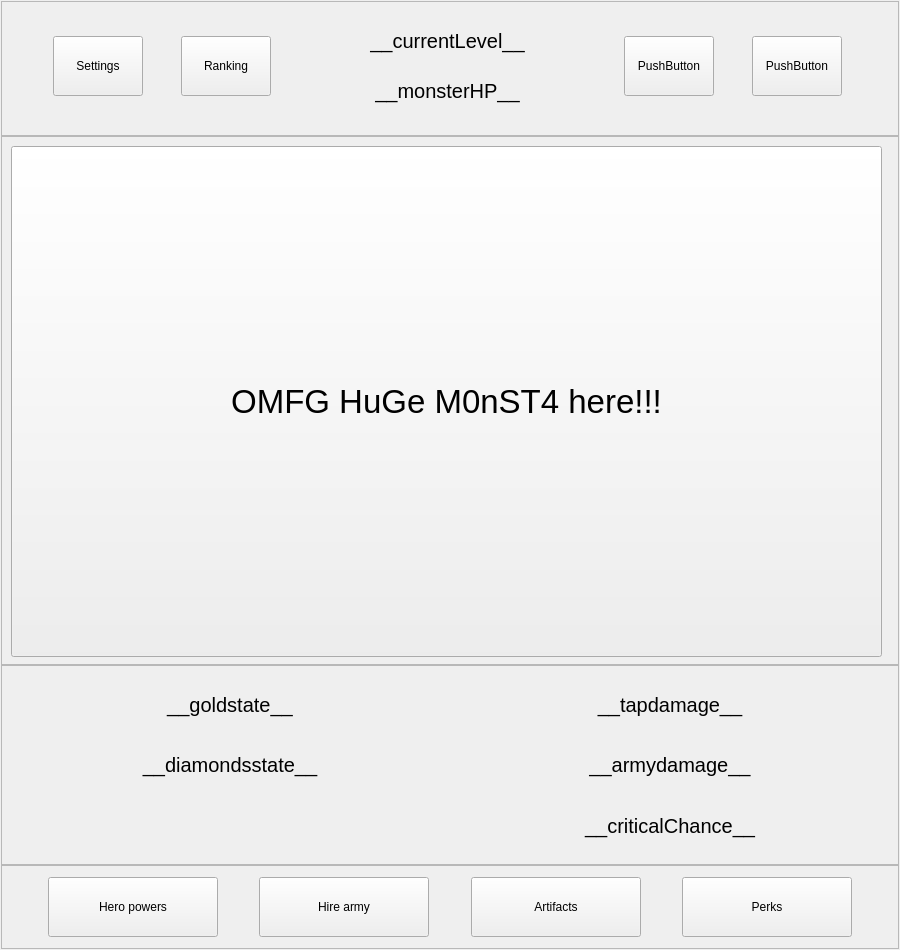
<?xml version="1.0" encoding="UTF-8"?>
<ui version="4.0">
 <class>BattleField</class>
 <widget class="QMainWindow" name="BattleField">
  <property name="enabled">
   <bool>true</bool>
  </property>
  <property name="geometry">
   <rect>
    <x>0</x>
    <y>0</y>
    <width>900</width>
    <height>950</height>
   </rect>
  </property>
  <property name="minimumSize">
   <size>
    <width>0</width>
    <height>0</height>
   </size>
  </property>
  <property name="maximumSize">
   <size>
    <width>1000</width>
    <height>1000</height>
   </size>
  </property>
  <property name="windowTitle">
   <string>Dungeon of dragons</string>
  </property>
  <widget class="QWidget" name="centralWidget">
   <layout class="QVBoxLayout" name="verticalLayout">
    <property name="spacing">
     <number>0</number>
    </property>
    <property name="leftMargin">
     <number>1</number>
    </property>
    <property name="topMargin">
     <number>1</number>
    </property>
    <property name="rightMargin">
     <number>1</number>
    </property>
    <property name="bottomMargin">
     <number>1</number>
    </property>
    <item>
     <widget class="QFrame" name="upperFrame">
      <property name="minimumSize">
       <size>
        <width>898</width>
        <height>135</height>
       </size>
      </property>
      <property name="maximumSize">
       <size>
        <width>898</width>
        <height>135</height>
       </size>
      </property>
      <property name="frameShape">
       <enum>QFrame::StyledPanel</enum>
      </property>
      <property name="frameShadow">
       <enum>QFrame::Raised</enum>
      </property>
      <widget class="QWidget" name="">
       <property name="geometry">
        <rect>
         <x>10</x>
         <y>10</y>
         <width>873</width>
         <height>111</height>
        </rect>
       </property>
       <layout class="QHBoxLayout" name="horizontalLayout_4">
        <item>
         <layout class="QHBoxLayout" name="horizontalLayout_2">
          <item>
           <spacer name="horizontalSpacer_6">
            <property name="orientation">
             <enum>Qt::Horizontal</enum>
            </property>
            <property name="sizeHint" stdset="0">
             <size>
              <width>13</width>
              <height>17</height>
             </size>
            </property>
           </spacer>
          </item>
          <item>
           <widget class="QPushButton" name="settingsButton">
            <property name="minimumSize">
             <size>
              <width>90</width>
              <height>60</height>
             </size>
            </property>
            <property name="maximumSize">
             <size>
              <width>70</width>
              <height>60</height>
             </size>
            </property>
            <property name="text">
             <string>Settings</string>
            </property>
           </widget>
          </item>
          <item>
           <spacer name="horizontalSpacer_7">
            <property name="orientation">
             <enum>Qt::Horizontal</enum>
            </property>
            <property name="sizeHint" stdset="0">
             <size>
              <width>13</width>
              <height>17</height>
             </size>
            </property>
           </spacer>
          </item>
          <item>
           <widget class="QPushButton" name="rankingButton">
            <property name="minimumSize">
             <size>
              <width>90</width>
              <height>60</height>
             </size>
            </property>
            <property name="maximumSize">
             <size>
              <width>70</width>
              <height>60</height>
             </size>
            </property>
            <property name="text">
             <string>Ranking</string>
            </property>
           </widget>
          </item>
          <item>
           <spacer name="horizontalSpacer_8">
            <property name="orientation">
             <enum>Qt::Horizontal</enum>
            </property>
            <property name="sizeHint" stdset="0">
             <size>
              <width>13</width>
              <height>17</height>
             </size>
            </property>
           </spacer>
          </item>
         </layout>
        </item>
        <item>
         <layout class="QVBoxLayout" name="verticalLayout_2">
          <item>
           <spacer name="verticalSpacer_2">
            <property name="orientation">
             <enum>Qt::Vertical</enum>
            </property>
            <property name="sizeHint" stdset="0">
             <size>
              <width>20</width>
              <height>40</height>
             </size>
            </property>
           </spacer>
          </item>
          <item>
           <widget class="QLabel" name="currentlevelLabel">
            <property name="font">
             <font>
              <pointsize>15</pointsize>
             </font>
            </property>
            <property name="text">
             <string>__currentLevel__</string>
            </property>
            <property name="alignment">
             <set>Qt::AlignCenter</set>
            </property>
           </widget>
          </item>
          <item>
           <spacer name="horizontalSpacer_12">
            <property name="orientation">
             <enum>Qt::Horizontal</enum>
            </property>
            <property name="sizeHint" stdset="0">
             <size>
              <width>40</width>
              <height>20</height>
             </size>
            </property>
           </spacer>
          </item>
          <item>
           <widget class="QLabel" name="monsterHPLabel">
            <property name="font">
             <font>
              <pointsize>15</pointsize>
             </font>
            </property>
            <property name="text">
             <string>__monsterHP__</string>
            </property>
            <property name="alignment">
             <set>Qt::AlignCenter</set>
            </property>
           </widget>
          </item>
          <item>
           <spacer name="verticalSpacer_3">
            <property name="orientation">
             <enum>Qt::Vertical</enum>
            </property>
            <property name="sizeHint" stdset="0">
             <size>
              <width>20</width>
              <height>40</height>
             </size>
            </property>
           </spacer>
          </item>
         </layout>
        </item>
        <item>
         <layout class="QHBoxLayout" name="horizontalLayout_3">
          <item>
           <spacer name="horizontalSpacer_11">
            <property name="orientation">
             <enum>Qt::Horizontal</enum>
            </property>
            <property name="sizeHint" stdset="0">
             <size>
              <width>13</width>
              <height>17</height>
             </size>
            </property>
           </spacer>
          </item>
          <item>
           <widget class="QPushButton" name="awardsButton">
            <property name="minimumSize">
             <size>
              <width>90</width>
              <height>60</height>
             </size>
            </property>
            <property name="maximumSize">
             <size>
              <width>70</width>
              <height>60</height>
             </size>
            </property>
            <property name="text">
             <string>PushButton</string>
            </property>
           </widget>
          </item>
          <item>
           <spacer name="horizontalSpacer_10">
            <property name="orientation">
             <enum>Qt::Horizontal</enum>
            </property>
            <property name="sizeHint" stdset="0">
             <size>
              <width>13</width>
              <height>17</height>
             </size>
            </property>
           </spacer>
          </item>
          <item>
           <widget class="QPushButton" name="missionsButton">
            <property name="minimumSize">
             <size>
              <width>90</width>
              <height>60</height>
             </size>
            </property>
            <property name="maximumSize">
             <size>
              <width>70</width>
              <height>60</height>
             </size>
            </property>
            <property name="text">
             <string>PushButton</string>
            </property>
           </widget>
          </item>
          <item>
           <spacer name="horizontalSpacer_9">
            <property name="orientation">
             <enum>Qt::Horizontal</enum>
            </property>
            <property name="sizeHint" stdset="0">
             <size>
              <width>13</width>
              <height>17</height>
             </size>
            </property>
           </spacer>
          </item>
         </layout>
        </item>
       </layout>
      </widget>
      <zorder>monsterFrame</zorder>
      <zorder>settingsButton</zorder>
      <zorder>rankingButton</zorder>
      <zorder>currentlevelLabel</zorder>
      <zorder>monsterHPLabel</zorder>
      <zorder>awardsButton</zorder>
      <zorder>missionsButton</zorder>
      <zorder>horizontalSpacer_6</zorder>
      <zorder>horizontalSpacer_7</zorder>
      <zorder>verticalSpacer</zorder>
      <zorder>verticalSpacer_2</zorder>
      <zorder>verticalSpacer_3</zorder>
      <zorder>horizontalSpacer_8</zorder>
      <zorder>horizontalSpacer_9</zorder>
      <zorder>horizontalSpacer_10</zorder>
      <zorder>horizontalSpacer_11</zorder>
     </widget>
    </item>
    <item>
     <widget class="QFrame" name="monsterFrame">
      <property name="frameShape">
       <enum>QFrame::StyledPanel</enum>
      </property>
      <property name="frameShadow">
       <enum>QFrame::Raised</enum>
      </property>
      <widget class="QPushButton" name="monsterButton">
       <property name="geometry">
        <rect>
         <x>10</x>
         <y>10</y>
         <width>871</width>
         <height>511</height>
        </rect>
       </property>
       <property name="font">
        <font>
         <pointsize>25</pointsize>
        </font>
       </property>
       <property name="layoutDirection">
        <enum>Qt::LeftToRight</enum>
       </property>
       <property name="autoFillBackground">
        <bool>false</bool>
       </property>
       <property name="text">
        <string>OMFG HuGe M0nST4 here!!!</string>
       </property>
      </widget>
      <zorder>statsFrame</zorder>
      <zorder>statsFrame</zorder>
      <zorder>monsterButton</zorder>
      <zorder>upperFrame</zorder>
      <zorder>upperFrame</zorder>
      <zorder>upperFrame</zorder>
      <zorder>upperFrame</zorder>
     </widget>
    </item>
    <item>
     <widget class="QFrame" name="statsFrame">
      <property name="minimumSize">
       <size>
        <width>898</width>
        <height>200</height>
       </size>
      </property>
      <property name="maximumSize">
       <size>
        <width>898</width>
        <height>200</height>
       </size>
      </property>
      <property name="frameShape">
       <enum>QFrame::StyledPanel</enum>
      </property>
      <property name="frameShadow">
       <enum>QFrame::Raised</enum>
      </property>
      <layout class="QGridLayout" name="gridLayout">
       <item row="0" column="0">
        <widget class="QLabel" name="goldstateLabel">
         <property name="font">
          <font>
           <pointsize>15</pointsize>
          </font>
         </property>
         <property name="text">
          <string>__goldstate__</string>
         </property>
         <property name="alignment">
          <set>Qt::AlignCenter</set>
         </property>
        </widget>
       </item>
       <item row="0" column="1">
        <widget class="QLabel" name="tapdamageLabel">
         <property name="font">
          <font>
           <pointsize>15</pointsize>
          </font>
         </property>
         <property name="text">
          <string>__tapdamage__</string>
         </property>
         <property name="alignment">
          <set>Qt::AlignCenter</set>
         </property>
         <property name="wordWrap">
          <bool>true</bool>
         </property>
        </widget>
       </item>
       <item row="1" column="0">
        <widget class="QLabel" name="diamondsstateLabel">
         <property name="font">
          <font>
           <pointsize>15</pointsize>
          </font>
         </property>
         <property name="text">
          <string>__diamondsstate__</string>
         </property>
         <property name="alignment">
          <set>Qt::AlignCenter</set>
         </property>
        </widget>
       </item>
       <item row="1" column="1">
        <widget class="QLabel" name="armydamageLabel">
         <property name="font">
          <font>
           <pointsize>15</pointsize>
          </font>
         </property>
         <property name="text">
          <string>__armydamage__</string>
         </property>
         <property name="alignment">
          <set>Qt::AlignCenter</set>
         </property>
        </widget>
       </item>
       <item row="2" column="1">
        <widget class="QLabel" name="criticalchanceLabel">
         <property name="font">
          <font>
           <pointsize>15</pointsize>
          </font>
         </property>
         <property name="text">
          <string>__criticalChance__</string>
         </property>
         <property name="alignment">
          <set>Qt::AlignCenter</set>
         </property>
        </widget>
       </item>
      </layout>
      <zorder>buyingFrame</zorder>
      <zorder>buyingFrame</zorder>
      <zorder>goldstateLabel</zorder>
      <zorder>diamondsstateLabel</zorder>
      <zorder>tapdamageLabel</zorder>
      <zorder>armydamageLabel</zorder>
      <zorder>criticalchanceLabel</zorder>
     </widget>
    </item>
    <item>
     <widget class="QFrame" name="buyingFrame">
      <property name="sizePolicy">
       <sizepolicy hsizetype="Preferred" vsizetype="Fixed">
        <horstretch>0</horstretch>
        <verstretch>0</verstretch>
       </sizepolicy>
      </property>
      <property name="frameShape">
       <enum>QFrame::StyledPanel</enum>
      </property>
      <property name="frameShadow">
       <enum>QFrame::Raised</enum>
      </property>
      <layout class="QHBoxLayout" name="horizontalLayout">
       <item>
        <spacer name="horizontalSpacer_4">
         <property name="orientation">
          <enum>Qt::Horizontal</enum>
         </property>
         <property name="sizeHint" stdset="0">
          <size>
           <width>27</width>
           <height>20</height>
          </size>
         </property>
        </spacer>
       </item>
       <item>
        <widget class="QPushButton" name="heropowersButton">
         <property name="minimumSize">
          <size>
           <width>170</width>
           <height>60</height>
          </size>
         </property>
         <property name="maximumSize">
          <size>
           <width>170</width>
           <height>60</height>
          </size>
         </property>
         <property name="text">
          <string>Hero powers</string>
         </property>
        </widget>
       </item>
       <item>
        <spacer name="horizontalSpacer">
         <property name="orientation">
          <enum>Qt::Horizontal</enum>
         </property>
         <property name="sizeHint" stdset="0">
          <size>
           <width>27</width>
           <height>20</height>
          </size>
         </property>
        </spacer>
       </item>
       <item>
        <widget class="QPushButton" name="armyhireButton">
         <property name="minimumSize">
          <size>
           <width>170</width>
           <height>60</height>
          </size>
         </property>
         <property name="maximumSize">
          <size>
           <width>170</width>
           <height>60</height>
          </size>
         </property>
         <property name="text">
          <string>Hire army</string>
         </property>
        </widget>
       </item>
       <item>
        <spacer name="horizontalSpacer_2">
         <property name="orientation">
          <enum>Qt::Horizontal</enum>
         </property>
         <property name="sizeHint" stdset="0">
          <size>
           <width>27</width>
           <height>20</height>
          </size>
         </property>
        </spacer>
       </item>
       <item>
        <widget class="QPushButton" name="artifactsButton">
         <property name="minimumSize">
          <size>
           <width>170</width>
           <height>60</height>
          </size>
         </property>
         <property name="maximumSize">
          <size>
           <width>170</width>
           <height>60</height>
          </size>
         </property>
         <property name="text">
          <string>Artifacts</string>
         </property>
        </widget>
       </item>
       <item>
        <spacer name="horizontalSpacer_3">
         <property name="orientation">
          <enum>Qt::Horizontal</enum>
         </property>
         <property name="sizeHint" stdset="0">
          <size>
           <width>27</width>
           <height>20</height>
          </size>
         </property>
        </spacer>
       </item>
       <item>
        <widget class="QPushButton" name="perksButton">
         <property name="minimumSize">
          <size>
           <width>170</width>
           <height>60</height>
          </size>
         </property>
         <property name="maximumSize">
          <size>
           <width>170</width>
           <height>60</height>
          </size>
         </property>
         <property name="text">
          <string>Perks</string>
         </property>
        </widget>
       </item>
       <item>
        <spacer name="horizontalSpacer_5">
         <property name="orientation">
          <enum>Qt::Horizontal</enum>
         </property>
         <property name="sizeHint" stdset="0">
          <size>
           <width>27</width>
           <height>20</height>
          </size>
         </property>
        </spacer>
       </item>
      </layout>
     </widget>
    </item>
   </layout>
  </widget>
 </widget>
 <layoutdefault spacing="6" margin="11"/>
 <resources/>
 <connections/>
</ui>
